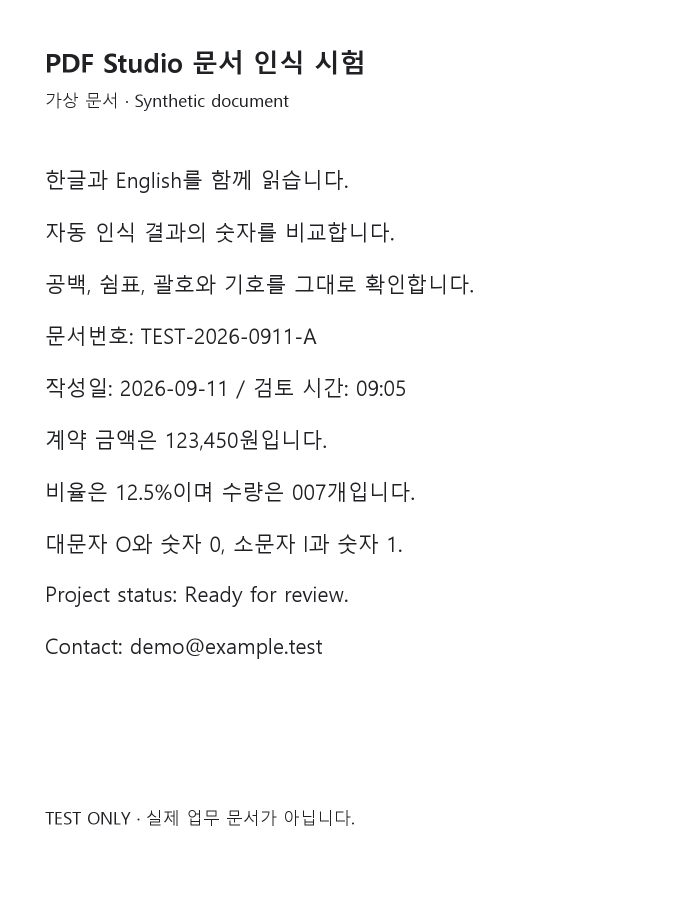
#> input picture experiments/paddleocr-vl15/fixtures/01-mixed-paragraph.png, 1400 x 1800 px (shown at 1/2 size)
$ python validate-preprocess.py
#> lines starting #> are read from the running program, lines starting #| are printed output that depends on the picture
"""Compare JS preprocessing with independent Pillow + official NumPy tensor order.

Uses existing Python/Pillow/NumPy and Node; creates only validate-preprocess.json.
Does not load models, install packages, control browsers, or modify application code.
"""
from pathlib import Path
import base64
import json
import math
import subprocess
import numpy as np
from PIL import Image, __version__ as pillow_version

ROOT=Path(__file__).resolve().parent

def smart_resize(h,w,min_pixels,max_pixels,factor=28):
    if h<factor:
        w=round(w*factor/h);h=factor
    if w<factor:
        h=round(h*factor/w);w=factor
    if max(h,w)/min(h,w)>200:
        raise ValueError('aspect ratio')
    rh=round(h/factor)*factor;rw=round(w/factor)*factor
    if rh*rw>max_pixels:
        beta=math.sqrt(h*w/max_pixels)
        rh=math.floor(h/beta/factor)*factor;rw=math.floor(w/beta/factor)*factor
    elif rh*rw<min_pixels:
        beta=math.sqrt(min_pixels/(h*w))
        rh=math.ceil(h*beta/factor)*factor;rw=math.ceil(w*beta/factor)*factor
    return rh,rw

def compare(name,image,options):
    original=image.convert('RGBA')
    # Opaque fixtures avoid canvas premultiplication or alpha-compositing differences.
    reference=image.convert('RGB')
    if options.get('spottingUpscale') and reference.width<1500 and reference.height<1500:
        reference=reference.resize((reference.width*2,reference.height*2),Image.Resampling.LANCZOS)
    rh,rw=smart_resize(reference.height,reference.width,options['minPixels'],options['maxPixels'])
    reference=reference.resize((rw,rh),Image.Resampling.BICUBIC)
    arr=np.asarray(reference,dtype=np.float32)/np.float32(255)
    arr=(arr-np.float32(.5))/np.float32(.5)
    chw=arr.transpose(2,0,1)[None,...]
    # Official Paddle ordering, not the Qwen2 merge-block ordering.
    patches=chw.reshape(1,1,3,rh//14,14,rw//14,14)
    expected=patches.transpose(0,3,5,2,1,4,6).reshape(-1,3,14,14).astype('<f4')
    payload={'name':name,'width':original.width,'height':original.height,'options':options,
             'expectedSize':[rw,rh],'rgba':base64.b64encode(original.tobytes()).decode(),
             'reference':base64.b64encode(expected.tobytes()).decode()}
    result=subprocess.run(['node',str(ROOT/'validate-preprocess.mjs')],input=json.dumps(payload),
                          text=True,capture_output=True,check=True)
    return json.loads(result.stdout)

def main():
    original=Image.open(ROOT/'fixtures/01-mixed-paragraph.png')
#> original is the input picture: PIL image 1400x1800 RGB; mean R, G, B 249.1, 249.1, 249.2
    cases=[]
    for cap in (262144,1003520,1605632):
        cases.append(compare(f'fixture01-bicubic-{cap}',original,
                             {'task':'spotting','spottingUpscale':False,'minPixels':112896,'maxPixels':cap}))
#> this loop made 1 pass
#> pass 1, in compare, `reference=reference.resize((rw,rh),Image.Resampling.BICUBIC)`:
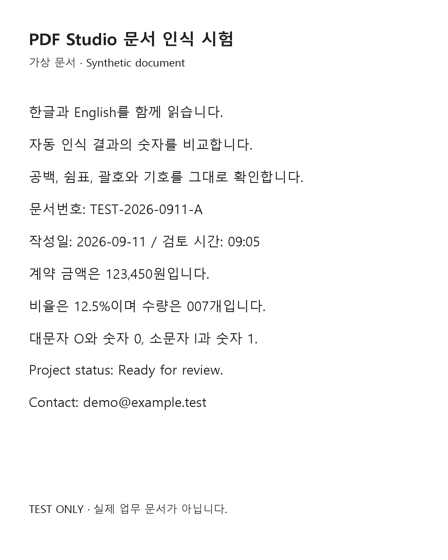
#> reference: PIL image 448x560 RGB; mean R, G, B 248.9, 248.9, 249
#> after the loop, cases = []
    small=original.resize((700,900),Image.Resampling.BICUBIC)
    cases.append(compare('fixture01-small-lanczos-then-bicubic',small,
                         {'task':'spotting','spottingUpscale':True,'minPixels':112896,'maxPixels':1605632}))
    # Every spatial coordinate has distinctive color, so incorrect 2x2 patch
    # regrouping cannot hide behind the document's large white background.
    yy,xx=np.indices((56,84))
    colorful=np.stack(((xx*17+yy*3)%256,(yy*19+xx*5)%256,(xx*7+yy*11)%256),axis=-1).astype(np.uint8)
    cases.append(compare('color-grid-no-resize-raster-order',Image.fromarray(colorful),
                         {'task':'ocr','spottingUpscale':False,'minPixels':4704,'maxPixels':4704}))
    # Negative control: the common Qwen2 2x2 merge-block ordering is a different
    # tensor despite having exactly the same dimensions and source pixels.
    chw=colorful.transpose(2,0,1)[None,...]
    raster=chw.reshape(1,1,3,4,14,6,14).transpose(0,3,5,2,1,4,6).reshape(-1,3,14,14)
    qwen=chw.reshape(1,1,3,2,2,14,3,2,14).transpose(0,3,6,4,7,2,1,5,8).reshape(-1,3,14,14)
    wrong_order_error=np.abs(raster.astype(np.int16)-qwen.astype(np.int16))
    report={'pillow':pillow_version,'numpy':np.__version__,'reference':'Pillow RGB resize + official NumPy raster transpose',
            'interpretation':'Byte errors measure resampling. Float-only differences can arise from JS double intermediates. No-resize colored grid independently isolates patch/channel order.',
            'negative_control_qwen_merge_order':{'unequalBytePercent':float(np.mean(wrong_order_error!=0)*100),
                                                  'meanAbsoluteByteError':float(np.mean(wrong_order_error)),
                                                  'maxByteError':int(np.max(wrong_order_error))},
            'cases':cases}
    (ROOT/'validate-preprocess.json').write_text(json.dumps(report,indent=2)+'\n',encoding='utf8')
    print(json.dumps(report,indent=2))

if __name__=='__main__':
    main()
#> (the call stopped at in compare, `result=subprocess.run(['node',str(ROOT/'validate-preprocess.mjs')],inp..`: subprocess is not available in this run)
